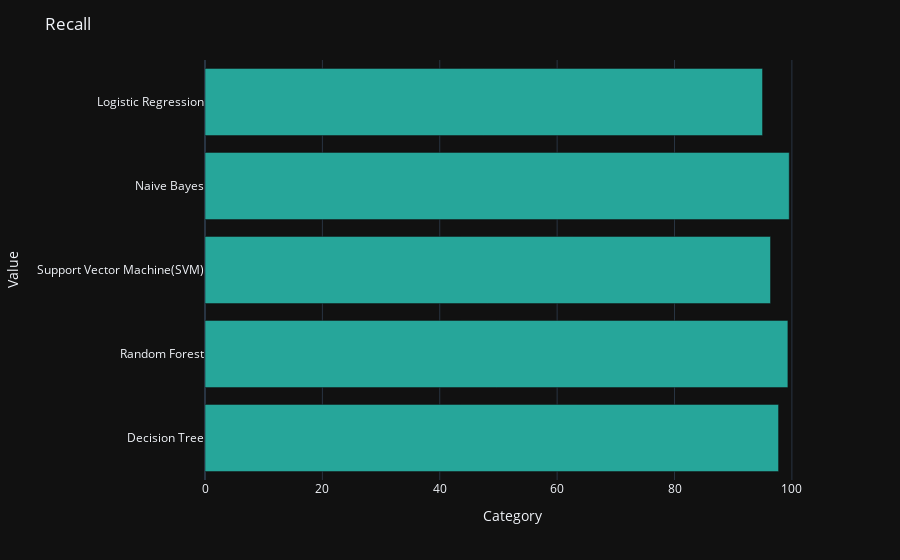

Source (notebook cell):
### Code cell
fig = px.bar(metr, x='Recall', y='Model',orientation='h',color_discrete_sequence=['#26a69a'])

# Set the plot title and axis labels
fig.update_layout(
    title='Recall',
    xaxis_title='Category',
    yaxis_title='Value',
)

# Set the plot theme
fig.update_layout(
    template='plotly_dark',
)

# Show the plot
fig.show()

### Figure 1 — Plotly figure (JSON) as saved in the notebook; plotly's stock layout.template omitted (floating-point values rounded to 4 significant figures)
{"data": [{"alignmentgroup": "True", "hovertemplate": "Recall=%{x}<br>Model=%{y}<extra></extra>", "legendgroup": "", "marker": {"color": "#26a69a", "pattern": {"shape": ""}}, "name": "", "offsetgroup": "", "orientation": "h", "showlegend": false, "textposition": "auto", "type": "bar", "x": [97.73, 99.32, 96.36, 99.55, 95], "xaxis": "x", "y": ["Decision Tree", "Random Forest", "Support Vector Machine(SVM)", "Naive Bayes", "Logistic Regression"], "yaxis": "y"}], "layout": {"barmode": "relative", "legend": {"tracegroupgap": 0}, "margin": {"t": 60}, "title": {"text": "Recall"}, "xaxis": {"anchor": "y", "domain": [0, 1], "title": {"text": "Category"}}, "yaxis": {"anchor": "x", "domain": [0, 1], "title": {"text": "Value"}}}}
